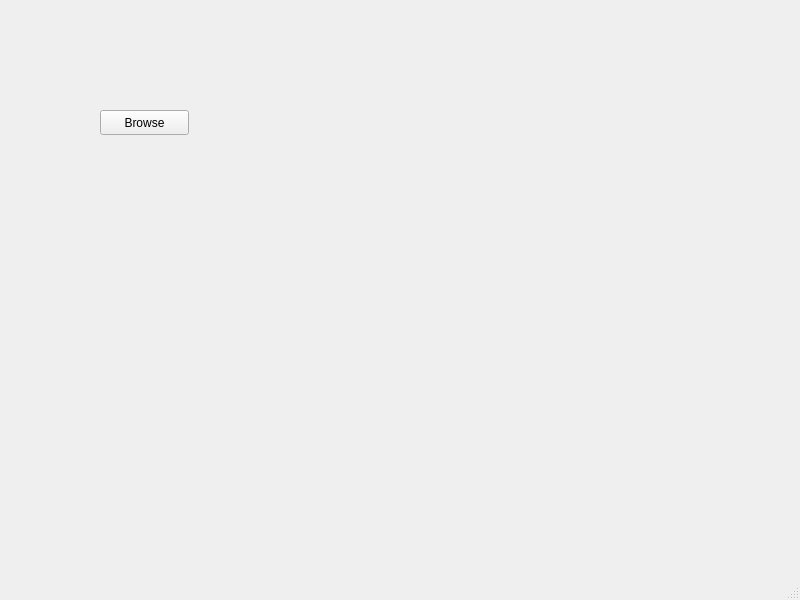
<?xml version="1.0" encoding="UTF-8"?>
<ui version="4.0">
 <class>MainWindow</class>
 <widget class="QMainWindow" name="MainWindow">
  <property name="geometry">
   <rect>
    <x>0</x>
    <y>0</y>
    <width>800</width>
    <height>600</height>
   </rect>
  </property>
  <property name="windowTitle">
   <string>MainWindow</string>
  </property>
  <widget class="QWidget" name="centralwidget">
   <widget class="QPushButton" name="pushButton">
    <property name="geometry">
     <rect>
      <x>100</x>
      <y>110</y>
      <width>89</width>
      <height>25</height>
     </rect>
    </property>
    <property name="text">
     <string>Browse</string>
    </property>
   </widget>
  </widget>
  <widget class="QMenuBar" name="menubar">
   <property name="geometry">
    <rect>
     <x>0</x>
     <y>0</y>
     <width>800</width>
     <height>22</height>
    </rect>
   </property>
  </widget>
  <widget class="QStatusBar" name="statusbar"/>
 </widget>
 <resources/>
 <connections/>
</ui>
